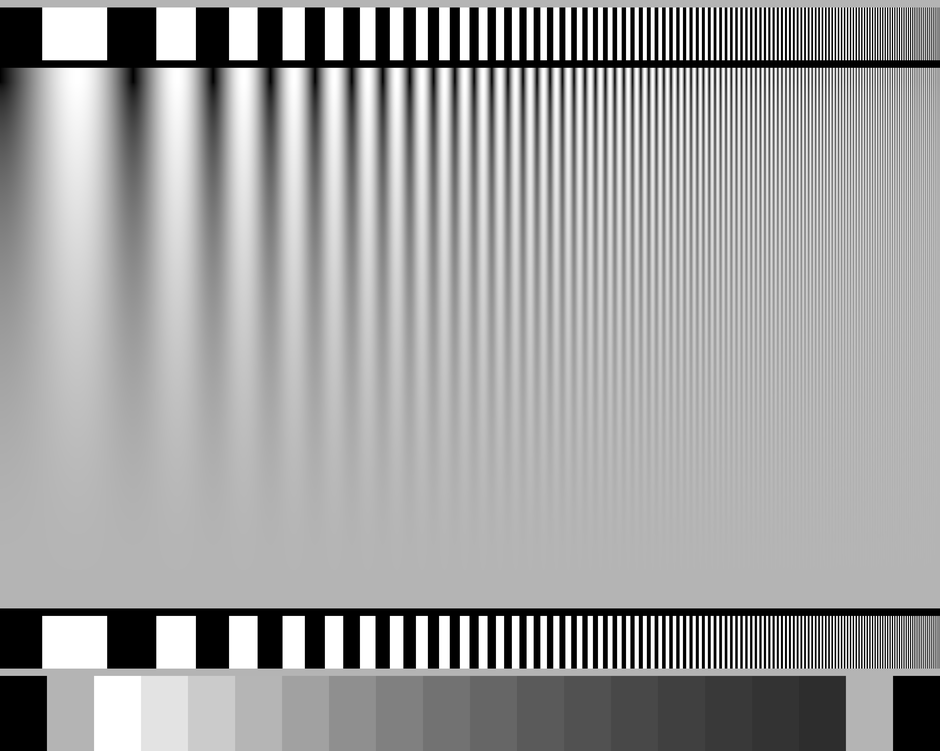
#> input picture Mapping Equation and Gray Level Stretching/Linear-ZonePlate.png, 940 x 751 px, shrunk from 5906 x 4720 before the run
$ python 'Gray Level Stretching_v1.py'
#> lines starting #> are read from the running program, lines starting #| are printed output that depends on the picture
import cv2
import numpy as np
import matplotlib.pyplot as plt
from PIL import Image

### Gray Level Stretching Funtion
def gray_level_stretching(input, input_start=25, input_end=75, output_start=0, output_end=255):
    if input_start <= input <= input_end:
        output = output_start + ((output_end - output_start) / (input_end - input_start)) * (input - input_start)
        return round(output)
    return round(input)


### Gray Level Stretching Graphic Plot
x_axes = np.linspace(0, 255, num=256)
x_axes = x_axes.tolist()
y_axes = []

for i in x_axes:
    y_axes.append(gray_level_stretching(i))
    print(gray_level_stretching(i), end=" ")

plt.plot(x_axes, y_axes, "--", markersize=1)
plt.xlabel('original gray')
plt.ylabel('stretched gray')
plt.title("Gray-Level Stretching Graph")
plt.savefig("Gray-Level Stretching Graph.jpg")
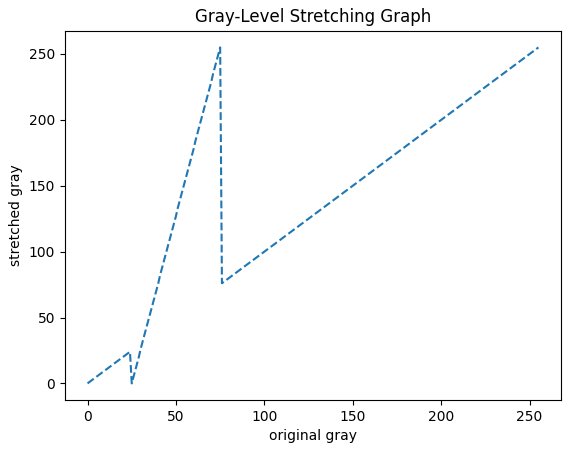
#> figure drawn by matplotlib, 1 panel; curve peaks at x = 75, y = 255


### Load the Image and Stretch the Gray Level
original_image = 'Linear-ZonePlate.png'

image = cv2.imread(original_image)
#> image is the input picture: shape (751, 940, 3); min 0, max 255, mean 160.8
gray = cv2.cvtColor(image, cv2.COLOR_BGR2GRAY)

gray_image_to_np_array = np.array(gray)
original_image_shape = gray_image_to_np_array.shape
#> original_image_shape = (751, 940)

counter = 0
pixel_counter = 0
stretched_list = []
for line in gray_image_to_np_array:
    for pixel in line:
        stretched_value = gray_level_stretching(pixel)
        stretched_list.append(stretched_value)
#> this loop made 751 passes

stretched_list_to_np = np.array(stretched_list)
stretched_image_np = np.reshape(stretched_list_to_np, original_image_shape)
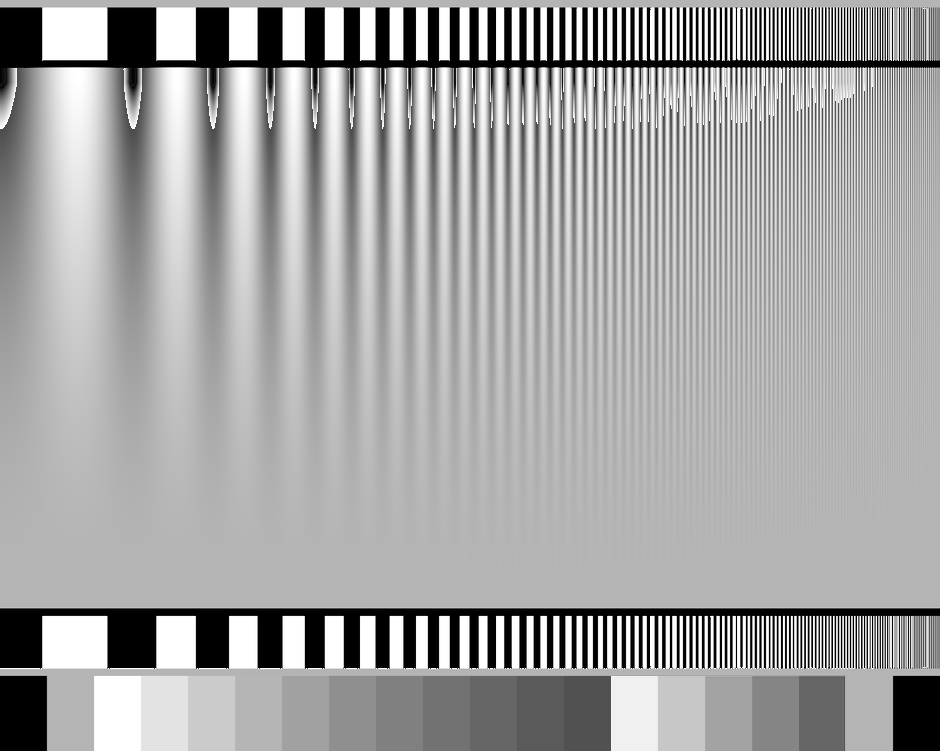
#> stretched_image_np: shape (751, 940) int64; min 0, max 255, mean 165.3

#> (the run stopped early here; a loop or call above may not have finished)
